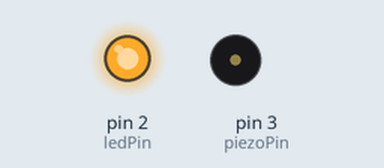
Simulated run of this sketch. Board: Arduino Uno, built with avr-gcc and run on an emulated ATmega328P. On the bench: output pins drawn as LEDs (lit = HIGH), buzzer (waves = sounding).

Above: at 0.1 s.
At 10.1 s:
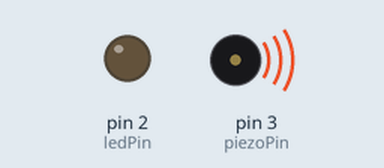
At 10.6 s:
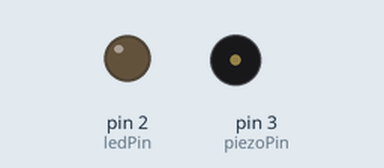
Timing chart, 0 to 12.1 s (numbered marks = the images above):
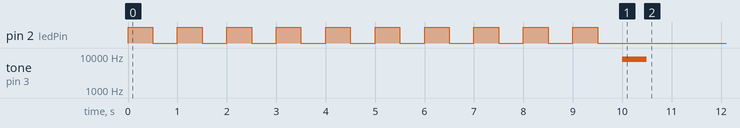

The sketch:

engrl_1_4.ino
```cpp
/*
 * File:        activity4.ino
 * Description: A program that repeatedly blinks an LED, before sounding off a piezo speaker.
 * Created:     2026-02-11
 * Author:      Sean Cajigal
 */

// set working pins
int ledPin = 2;
int piezoPin = 3;

void setup() {
  // sets pins to output voltage
  pinMode(ledPin, OUTPUT);
  pinMode(piezoPin, OUTPUT);

  for (int i = 0; i < 10; i++) { // blinks LED 10 times
    digitalWrite(ledPin, HIGH);
    delay(500);
    digitalWrite(ledPin, LOW);
    delay(500);
  }

  // sets off piezo speaker
  tone(piezoPin, 8000);
  delay(500);
  noTone(piezoPin);
}

void loop() {
  // nothing to be looped
}
```
